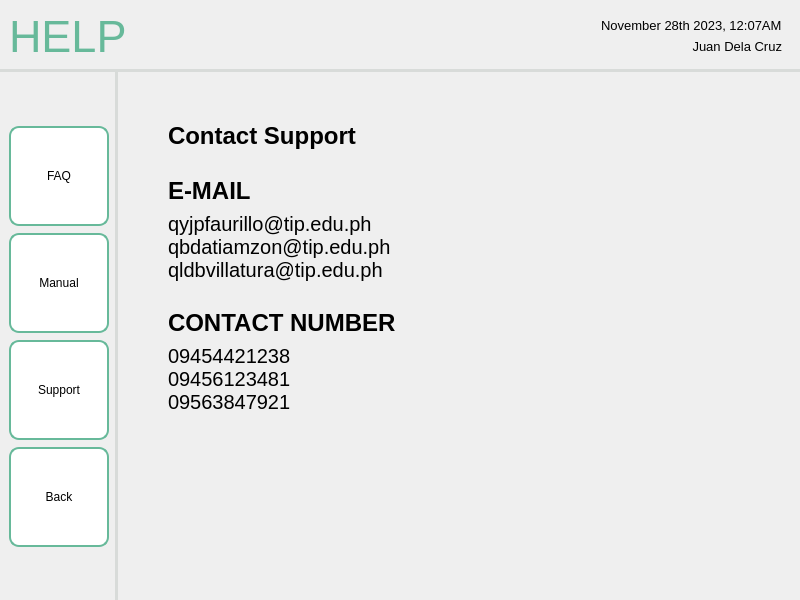
<?xml version="1.0" encoding="UTF-8"?>
<ui version="4.0">
 <class>MainWindow</class>
 <widget class="QMainWindow" name="MainWindow">
  <property name="geometry">
   <rect>
    <x>0</x>
    <y>0</y>
    <width>800</width>
    <height>600</height>
   </rect>
  </property>
  <property name="windowTitle">
   <string>MainWindow</string>
  </property>
  <widget class="QWidget" name="centralwidget">
   <layout class="QHBoxLayout" name="horizontalLayout">
    <property name="leftMargin">
     <number>0</number>
    </property>
    <property name="topMargin">
     <number>0</number>
    </property>
    <property name="rightMargin">
     <number>0</number>
    </property>
    <property name="bottomMargin">
     <number>0</number>
    </property>
    <item>
     <widget class="QFrame" name="frame">
      <property name="sizePolicy">
       <sizepolicy hsizetype="Preferred" vsizetype="Preferred">
        <horstretch>0</horstretch>
        <verstretch>0</verstretch>
       </sizepolicy>
      </property>
      <property name="frameShape">
       <enum>QFrame::NoFrame</enum>
      </property>
      <property name="frameShadow">
       <enum>QFrame::Plain</enum>
      </property>
      <layout class="QGridLayout" name="gridLayout_4">
       <property name="leftMargin">
        <number>0</number>
       </property>
       <property name="topMargin">
        <number>0</number>
       </property>
       <property name="rightMargin">
        <number>0</number>
       </property>
       <property name="bottomMargin">
        <number>0</number>
       </property>
       <property name="spacing">
        <number>0</number>
       </property>
       <item row="1" column="0">
        <widget class="QWidget" name="navBar_3" native="true">
         <property name="sizePolicy">
          <sizepolicy hsizetype="Fixed" vsizetype="Preferred">
           <horstretch>0</horstretch>
           <verstretch>0</verstretch>
          </sizepolicy>
         </property>
         <property name="styleSheet">
          <string notr="true">QWidget {
    border-right: 3px solid #D8DBD9;
}
</string>
         </property>
         <layout class="QVBoxLayout" name="verticalLayout_9">
          <property name="spacing">
           <number>7</number>
          </property>
          <item>
           <spacer name="verticalSpacer_8">
            <property name="orientation">
             <enum>Qt::Vertical</enum>
            </property>
            <property name="sizeHint" stdset="0">
             <size>
              <width>20</width>
              <height>40</height>
             </size>
            </property>
           </spacer>
          </item>
          <item>
           <widget class="QPushButton" name="addUserButton">
            <property name="minimumSize">
             <size>
              <width>100</width>
              <height>100</height>
             </size>
            </property>
            <property name="maximumSize">
             <size>
              <width>100</width>
              <height>100</height>
             </size>
            </property>
            <property name="styleSheet">
             <string notr="true">QPushButton {
    background-color: white;
    border: 2px solid #67B99A;
    color: black;
    padding: 8px 16px;
    border-radius: 10px;
}

QPushButton:hover {
    border: 2px solid #4D926D;
}

QPushButton:pressed {
	background-color: #F0F0F0;
	border: 2px solid #265C42;
}

</string>
            </property>
            <property name="text">
             <string>FAQ</string>
            </property>
           </widget>
          </item>
          <item>
           <widget class="QPushButton" name="editUserButton_3">
            <property name="minimumSize">
             <size>
              <width>100</width>
              <height>100</height>
             </size>
            </property>
            <property name="maximumSize">
             <size>
              <width>100</width>
              <height>100</height>
             </size>
            </property>
            <property name="layoutDirection">
             <enum>Qt::LeftToRight</enum>
            </property>
            <property name="styleSheet">
             <string notr="true">QPushButton {
    background-color: white;
    border: 2px solid #67B99A;
    color: black;
    padding: 8px 16px;
    border-radius: 10px;
}

QPushButton:hover {
    border: 2px solid #4D926D;
}

QPushButton:pressed {
	background-color: #F0F0F0;
	border: 2px solid #265C42;
}</string>
            </property>
            <property name="text">
             <string>Manual</string>
            </property>
            <property name="autoRepeat">
             <bool>false</bool>
            </property>
            <property name="autoExclusive">
             <bool>false</bool>
            </property>
           </widget>
          </item>
          <item>
           <widget class="QPushButton" name="pushButton_3">
            <property name="minimumSize">
             <size>
              <width>100</width>
              <height>100</height>
             </size>
            </property>
            <property name="maximumSize">
             <size>
              <width>100</width>
              <height>100</height>
             </size>
            </property>
            <property name="styleSheet">
             <string notr="true">QPushButton {
    background-color: white;
    border: 2px solid #67B99A;
    color: black;
    padding: 8px 16px;
    border-radius: 10px;
}

QPushButton:hover {
    border: 2px solid #4D926D;
}

QPushButton:pressed {
	background-color: #F0F0F0;
	border: 2px solid #265C42;
}</string>
            </property>
            <property name="text">
             <string>Support</string>
            </property>
           </widget>
          </item>
          <item>
           <widget class="QPushButton" name="backButton_3">
            <property name="sizePolicy">
             <sizepolicy hsizetype="Fixed" vsizetype="Fixed">
              <horstretch>0</horstretch>
              <verstretch>0</verstretch>
             </sizepolicy>
            </property>
            <property name="minimumSize">
             <size>
              <width>100</width>
              <height>100</height>
             </size>
            </property>
            <property name="maximumSize">
             <size>
              <width>100</width>
              <height>100</height>
             </size>
            </property>
            <property name="font">
             <font>
              <pointsize>9</pointsize>
             </font>
            </property>
            <property name="styleSheet">
             <string notr="true">QPushButton {
    background-color: white;
    border: 2px solid #67B99A;
    color: black;
    padding: 8px 16px;
    border-radius: 10px;
}

QPushButton:hover {
    border: 2px solid #4D926D;
}

QPushButton:pressed {
	background-color: #F0F0F0;
	border: 2px solid #265C42;
}</string>
            </property>
            <property name="text">
             <string>Back</string>
            </property>
            <property name="icon">
             <iconset>
              <normaloff>:/logos/Icons/entypo_back.png</normaloff>:/logos/Icons/entypo_back.png</iconset>
            </property>
            <property name="autoRepeat">
             <bool>false</bool>
            </property>
           </widget>
          </item>
          <item>
           <spacer name="verticalSpacer_9">
            <property name="orientation">
             <enum>Qt::Vertical</enum>
            </property>
            <property name="sizeHint" stdset="0">
             <size>
              <width>20</width>
              <height>40</height>
             </size>
            </property>
           </spacer>
          </item>
         </layout>
        </widget>
       </item>
       <item row="0" column="0" colspan="2">
        <widget class="QWidget" name="header_3" native="true">
         <property name="styleSheet">
          <string notr="true">QWidget {
    border-bottom: 3px solid #D8DBD9; 
}
</string>
         </property>
         <layout class="QHBoxLayout" name="horizontalLayout_15">
          <item>
           <widget class="QLabel" name="titleLabel_3">
            <property name="font">
             <font>
              <pointsize>-1</pointsize>
             </font>
            </property>
            <property name="layoutDirection">
             <enum>Qt::LeftToRight</enum>
            </property>
            <property name="styleSheet">
             <string notr="true">QLabel {
    color: #67B99A;
    font-size: 45px;
}</string>
            </property>
            <property name="text">
             <string>HELP</string>
            </property>
            <property name="scaledContents">
             <bool>false</bool>
            </property>
           </widget>
          </item>
          <item>
           <spacer name="horizontalSpacer_4">
            <property name="orientation">
             <enum>Qt::Horizontal</enum>
            </property>
            <property name="sizeHint" stdset="0">
             <size>
              <width>40</width>
              <height>20</height>
             </size>
            </property>
           </spacer>
          </item>
          <item>
           <widget class="QFrame" name="systemLabel_3">
            <layout class="QVBoxLayout" name="verticalLayout_14">
             <item>
              <widget class="QLabel" name="sysTimeDate_3">
               <property name="font">
                <font>
                 <pointsize>10</pointsize>
                </font>
               </property>
               <property name="styleSheet">
                <string notr="true">QLabel {
    color: black;
}</string>
               </property>
               <property name="text">
                <string>November 28th 2023, 12:07AM</string>
               </property>
              </widget>
             </item>
             <item>
              <widget class="QLabel" name="userName_3">
               <property name="font">
                <font>
                 <pointsize>10</pointsize>
                </font>
               </property>
               <property name="styleSheet">
                <string notr="true">QLabel {
    color: black;
}</string>
               </property>
               <property name="text">
                <string>Juan Dela Cruz</string>
               </property>
               <property name="alignment">
                <set>Qt::AlignRight|Qt::AlignTrailing|Qt::AlignVCenter</set>
               </property>
              </widget>
             </item>
            </layout>
           </widget>
          </item>
         </layout>
        </widget>
       </item>
       <item row="1" column="1">
        <widget class="QWidget" name="mainContent" native="true">
         <layout class="QVBoxLayout" name="verticalLayout_10">
          <property name="leftMargin">
           <number>50</number>
          </property>
          <property name="topMargin">
           <number>50</number>
          </property>
          <property name="rightMargin">
           <number>50</number>
          </property>
          <property name="bottomMargin">
           <number>50</number>
          </property>
          <item>
           <widget class="QWidget" name="layoutContainer" native="true">
            <layout class="QVBoxLayout" name="verticalLayout_3">
             <property name="spacing">
              <number>7</number>
             </property>
             <property name="leftMargin">
              <number>0</number>
             </property>
             <property name="topMargin">
              <number>0</number>
             </property>
             <property name="rightMargin">
              <number>0</number>
             </property>
             <property name="bottomMargin">
              <number>0</number>
             </property>
             <item>
              <widget class="QLabel" name="mainTitle">
               <property name="font">
                <font>
                 <pointsize>18</pointsize>
                 <bold>true</bold>
                </font>
               </property>
               <property name="text">
                <string>Contact Support</string>
               </property>
              </widget>
             </item>
             <item>
              <spacer name="verticalSpacer_2">
               <property name="orientation">
                <enum>Qt::Vertical</enum>
               </property>
               <property name="sizeType">
                <enum>QSizePolicy::Fixed</enum>
               </property>
               <property name="sizeHint" stdset="0">
                <size>
                 <width>20</width>
                 <height>20</height>
                </size>
               </property>
              </spacer>
             </item>
             <item>
              <widget class="QLabel" name="emailTitle">
               <property name="font">
                <font>
                 <pointsize>18</pointsize>
                 <bold>true</bold>
                </font>
               </property>
               <property name="text">
                <string>E-MAIL</string>
               </property>
              </widget>
             </item>
             <item>
              <widget class="QLabel" name="email">
               <property name="font">
                <font>
                 <pointsize>15</pointsize>
                </font>
               </property>
               <property name="text">
                <string>qyjpfaurillo@tip.edu.ph
qbdatiamzon@tip.edu.ph
qldbvillatura@tip.edu.ph</string>
               </property>
              </widget>
             </item>
             <item>
              <spacer name="verticalSpacer_3">
               <property name="orientation">
                <enum>Qt::Vertical</enum>
               </property>
               <property name="sizeType">
                <enum>QSizePolicy::Fixed</enum>
               </property>
               <property name="sizeHint" stdset="0">
                <size>
                 <width>20</width>
                 <height>20</height>
                </size>
               </property>
              </spacer>
             </item>
             <item>
              <widget class="QLabel" name="contactTitle">
               <property name="font">
                <font>
                 <pointsize>18</pointsize>
                 <bold>true</bold>
                </font>
               </property>
               <property name="text">
                <string>CONTACT NUMBER</string>
               </property>
              </widget>
             </item>
             <item>
              <widget class="QLabel" name="contactNum">
               <property name="font">
                <font>
                 <pointsize>15</pointsize>
                </font>
               </property>
               <property name="text">
                <string>09454421238
09456123481
09563847921</string>
               </property>
              </widget>
             </item>
            </layout>
           </widget>
          </item>
          <item>
           <spacer name="verticalSpacer">
            <property name="orientation">
             <enum>Qt::Vertical</enum>
            </property>
            <property name="sizeHint" stdset="0">
             <size>
              <width>20</width>
              <height>40</height>
             </size>
            </property>
           </spacer>
          </item>
         </layout>
        </widget>
       </item>
      </layout>
     </widget>
    </item>
   </layout>
  </widget>
 </widget>
 <resources>
  <include location="../../../assets/resourceFile.qrc"/>
 </resources>
 <connections/>
</ui>
